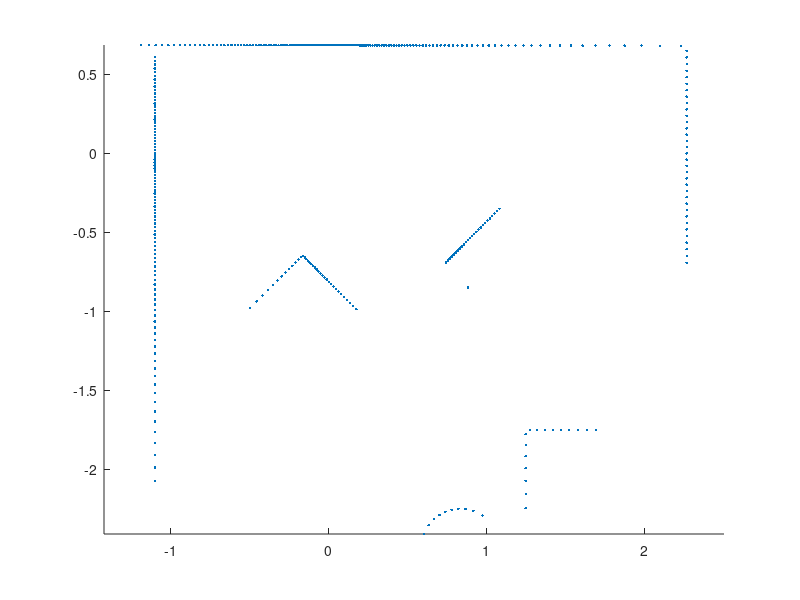

Source code (MATLAB): (Note: this script raises an error after producing the figure.)
function [pos_matrix] = generate_map()

clear
clf
hold on

load('data/gauntlet_scans.mat')
warning('off','all')

r = r_all(:,1);
theta = theta_all(:,1);

% Plot lidar scan
r_clean_index = find((r ~= 0) & (r < 3));
r_clean = r(r_clean_index);
theta_clean = theta(r_clean_index);
[x_scan, y_scan] = pol2cart(theta_clean, r_clean);
points = [x_scan y_scan];
plot(x_scan, y_scan, '.')
axis equal

resolution = 0.05;
offset = 0.5;
x_grid = resolution * round((min(x_scan)-offset:resolution:max(x_scan)+offset) / resolution);
y_grid = resolution * round((min(y_scan)-offset:resolution:max(y_scan)+offset) / resolution);
[x, y] = meshgrid(x_grid, y_grid);
f = 0;

% find walls
d = 0.01;
n = 500;
wall_weight = 0.0125;
% should be 3 walls
for i=1:3
    [endpoints, inliers, outliers, m, b] = ransac_line_fit(points, d, n, 0);
    for j=1:length(inliers)
        f = f - wall_weight * (log(sqrt((x-inliers(j,1)).^2 + (y-inliers(j,2)).^2)));
    end
    points=outliers;
end

% Find circle
d = 0.01;
n = 10000;
r_max = 0.3;
circle_weight = 1;
[circle_endpoints, circle_inliers, circle_outliers, near_matches, center, radius] = ransac_circle_fit(points, r_max, d, n, 0);

% place sink at circle center
f = f + circle_weight * log(sqrt((x-center(1)).^2 + (y-center(2)).^2));

% find obstacles
d = 0.01;
n = 1000;
obstacle_weight = 0.0125;
% should be 3 walls
while length(points) >= 3
    [endpoints, inliers, outliers, m, b] = ransac_line_fit(points, d, n, 0);
    for j=1:length(inliers)
        f = f - obstacle_weight * (log(sqrt((x-inliers(j,1)).^2 + (y-inliers(j,2)).^2)));
    end
    points=outliers;
end


contour(x, y, f, 'ShowText', 'On')
[u, v] = gradient(f);
quiver(x, y, -u, -v)

% Find path of robot from origin
r = [0 0];
lambda = .75;
delta = 0.99;
threshold = -5;
r_pos = [];
i = 1;
while 1
    r_pos = [r_pos; r];
    r_round = resolution * round(r / resolution);
    r_grad = -[u(y_grid == r_round(2), x_grid == r_round(1)), v(y_grid == r_round(2), x_grid == r_round(1))] * lambda;
    quiver(r(1), r(2), r_grad(1), r_grad(2), 'c', 'LineWidth', 2, 'MaxHeadSize', 0.5)
    
    r = r + r_grad;
    %z = double(subs(f, [x, y], [r(1), r(2)]));
    lambda = lambda * delta;
    
    r_round = resolution * round(r / resolution);
    i = i + 1;
    if f(y_grid == r_round(2), x_grid == r_round(1)) < threshold
        break
    end
end
pos_matrix = r_pos;
end
